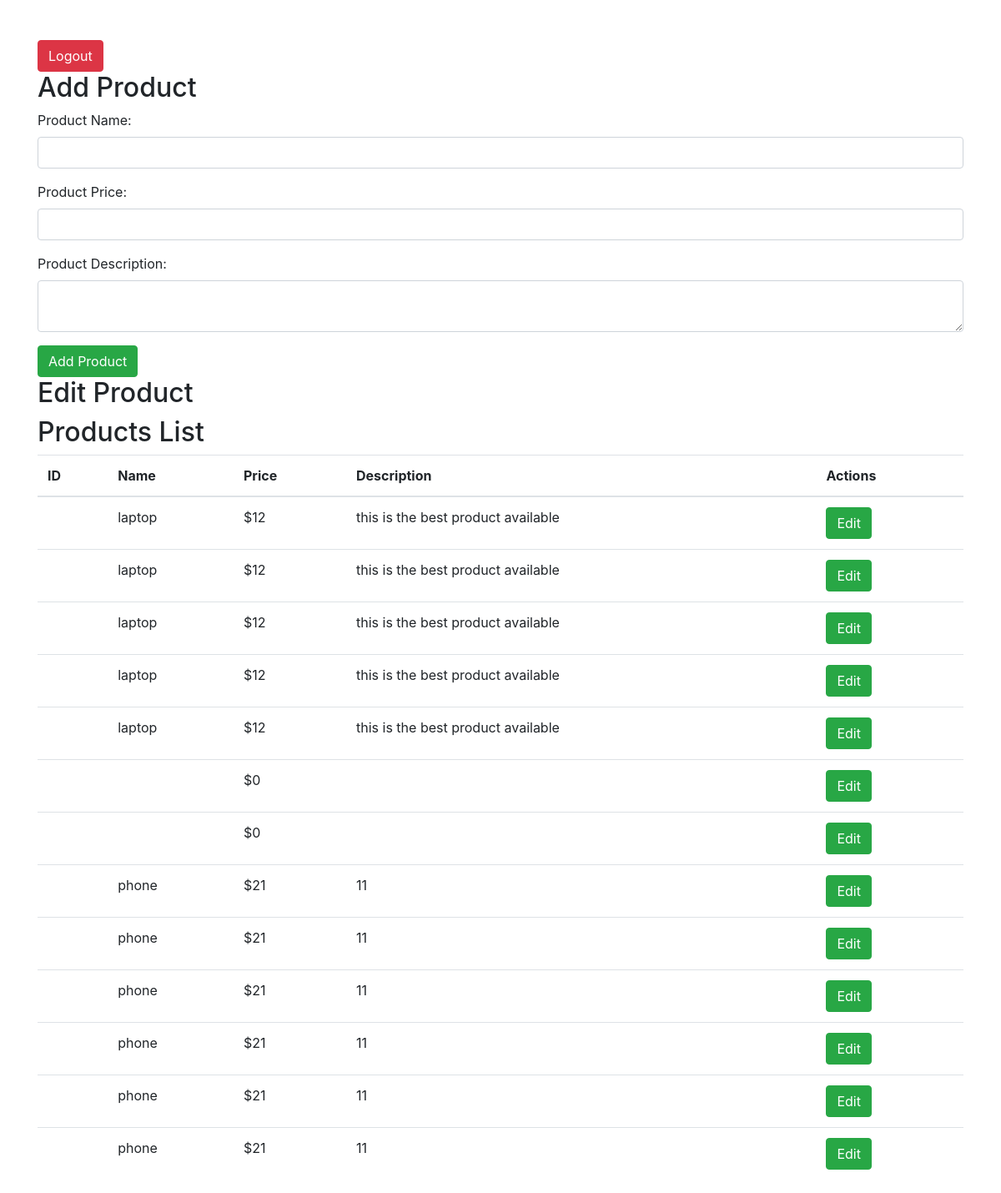
The page /product.php on the database its author committed.
### tables this page shows
CREATE TABLE `products` (
  `Id` int(11) NOT NULL,
  `product_name` varchar(100) NOT NULL,
  `product_price` int(40) NOT NULL,
  `product_description` varchar(250) NOT NULL
);

### product.php (the view, shortened to what this page needs)
<?php
include('database.php');
?>
<!DOCTYPE html>
<html>
<head>
    <link rel="stylesheet" href="https://maxcdn.bootstrapcdn.com/bootstrap/4.0.0/css/bootstrap.min.css">
</head>
<body>
    <div class="container mt-5">
        <a href="logout.php" class="btn btn-danger">Logout</a>
        <h2>Add Product</h2>
        <form method="POST" action="">
            <div class="form-group">
                <label for="product_name">Product Name:</label>
                <input type="text" class="form-control" name="product_name">
            </div>
            <div class="form-group">
                <label for="product_price">Product Price:</label>
                <input type="text" class="form-control" name="product_price">
            </div>
            <div class="form-group">
                <label for="product_description">Product Description:</label>
                <textarea class="form-control" name="product_description"></textarea>
            </div>
            <input type="submit" class="btn btn-success" name="submit" value="Add Product">
        </form>
        <h2>Edit Product</h2>
        <h2>Products List</h2>
        <table class="table">
            <thead>
                <tr>
                    <th>ID</th>
                    <th>Name</th>
                    <th>Price</th>
                    <th>Description</th>
                    <th>Actions</th>
                </tr>
            </thead>
            <tbody>
                <?php
                $query = "SELECT * FROM products";
                $result = mysqli_query($conn, $query);
                while($row = mysqli_fetch_assoc($result)) {
                    ?>
                    <tr>
                        <td><?php echo $row['product_id'];?></td>
                        <td><?php echo $row['product_name']; ?></td>
                        <td><?php echo '$'.$row['product_price']; ?></td>
                        <td><?php echo $row['product_description']; ?></td>
                        <td>
                            <a href="product.php?id=<?php echo $row['product_id']; ?>" class="btn btn-success">Edit</a>
                        </td>
                    </tr>
                    <?php
                }
                ?>
            </tbody>
        </table>
    </div>

### rows shown on the page
products: product_name "laptop", product_price "12", product_description "this is the best product available"
products: product_name "laptop", product_price "12", product_description "this is the best product available"
products: product_name "laptop", product_price "12", product_description "this is the best product available"
products: product_name "laptop", product_price "12", product_description "this is the best product available"
products: product_name "laptop", product_price "12", product_description "this is the best product available"
products: product_price "0"
products: product_price "0"
products: product_name "phone", product_price "21", product_description "11"
products: product_name "phone", product_price "21", product_description "11"
products: product_name "phone", product_price "21", product_description "11"
products: product_name "phone", product_price "21", product_description "11"
products: product_name "phone", product_price "21", product_description "11"
products: product_name "phone", product_price "21", product_description "11"
